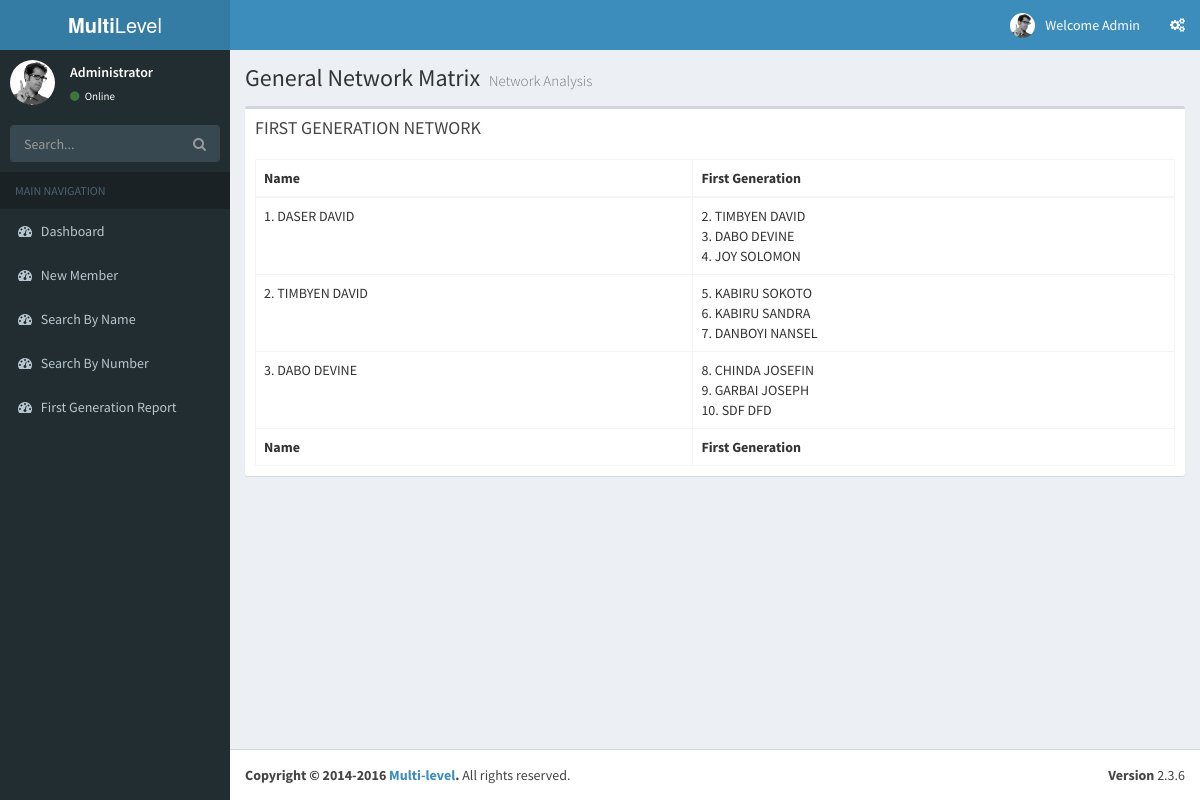
The page /firstlevelreport.php (signed in) on the database its author committed.
### tables this page shows
CREATE TABLE IF NOT EXISTS `networking` (
`id` int(11) NOT NULL,
  `firstgen` varchar(20) NOT NULL,
  `secgen` varchar(20) NOT NULL,
  `thirdgen` varchar(20) NOT NULL,
  `fourthgen` varchar(20) NOT NULL,
  `firstname` varchar(250) NOT NULL,
  `lastname` varchar(250) NOT NULL,
  `bank` varchar(250) NOT NULL,
  `bankno` varchar(250) NOT NULL,
  `telephone` varchar(200) NOT NULL,
  `flipflag` int(11) NOT NULL DEFAULT '0',
  `level` int(11) NOT NULL DEFAULT '0'
);

### firstlevelreport.php (the view, shortened to what this page needs)
<?php
$sql = mysql_query("SELECT * FROM networking WHERE flipflag = 3");
include("head.php");
?>
<div class="wrapper">
 <?php
include("nav.php");
include("sidebar.php");
?>
  <div class="content-wrapper">
    <section class="content-header">
      <h1>
        General Network Matrix
        <small>Network Analysis</small>
      </h1>
    </section>
    <section class="content">
      <div class="row">
 <div class="col-xs-12">
 <div class="box">
            <div class="box-header">
              <h3 class="box-title">FIRST GENERATION NETWORK</h3>
            </div>
            <div class="box-body">
              <table id="example2" class="table table-bordered table-hover">
                <thead>
                <tr>
                  <th>Name</th>
                  <th>First Generation</th>
                </tr>
                </thead>
                <tbody>
<?php
while($row = mysql_fetch_array($sql))
{
?>
                <tr>
                  <td><?php echo $row['id'].'.'.' '.strtoupper($row['firstname']).' '.strtoupper($row['lastname']); ?></td>
                  <td>
<?php
$pid = $row['id'];
$ss = mysql_query("SELECT * FROM networking WHERE firstgen='$pid'");
while($rw = mysql_fetch_array($ss))
{
  echo $rw['id'].'.'.' '.strtoupper($rw['firstname']).' '.strtoupper($rw['lastname']).'<br />';
}
?>
                  </td>
                </tr>
<?php
}
?>
                </tbody>
                <tfoot>
                <tr>
                  <th>Name</th>
                  <th>First Generation</th>
                </tr>
                </tfoot>
              </table>
            </div>
          </div>
</div>
</div>
    </section>
  </div>
  <?php
include("footer.php");
?>

### rows shown on the page
networking: id "1", firstname "DASER", lastname "DAVID"
networking: id "2", firstname "TIMBYEN", lastname "DAVID"
networking: id "3", firstname "DABO", lastname "DEVINE"
networking: id "4", firstname "JOY", lastname "SOLOMON"
networking: id "5", firstname "KABIRU", lastname "SOKOTO"
networking: id "6", firstname "KABIRU", lastname "SANDRA"
networking: id "7", firstname "DANBOYI", lastname "NANSEL"
networking: id "8", firstname "CHINDA", lastname "JOSEFIN"
networking: id "9", firstname "GARBAI", lastname "JOSEPH"
networking: id "10", firstname "SDF", lastname "DFD"
